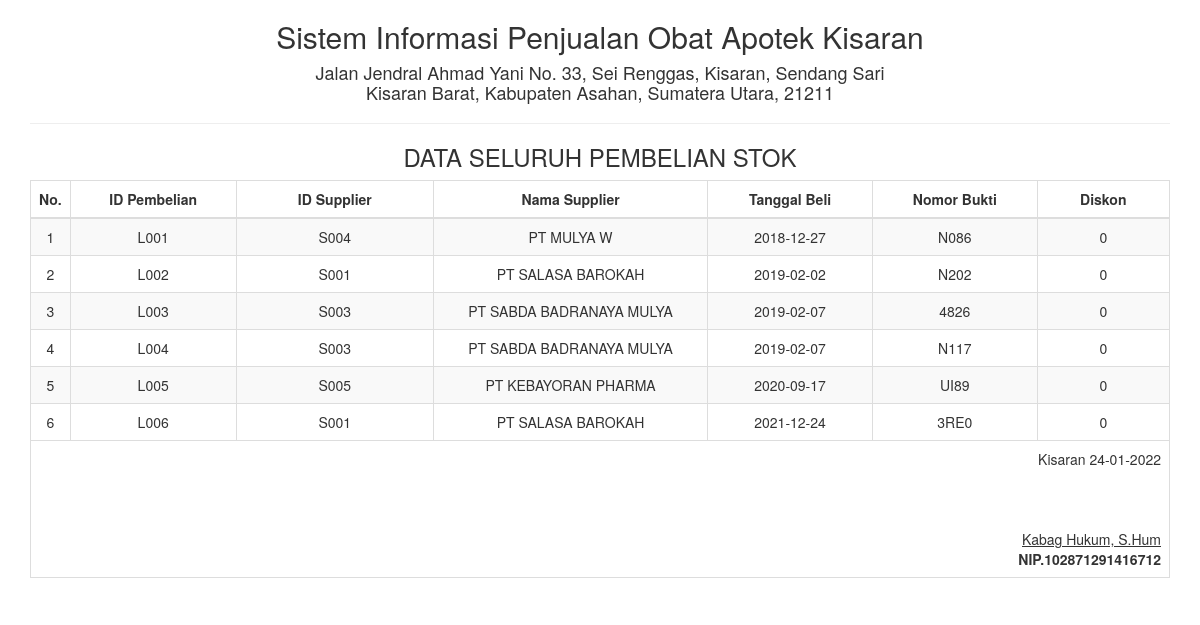
Screenshot of /report/laporan_pembelian.php with the database file from the repository.
### tables this page shows
CREATE TABLE `beli` (
  `id_pembelian` varchar(10) NOT NULL,
  `id_supplier` varchar(10) NOT NULL,
  `nama_supplier` varchar(50) NOT NULL,
  `tgl_beli` date NOT NULL,
  `no_bukti` char(10) DEFAULT NULL,
  `diskon` double NOT NULL
);

### report/laporan_pembelian.php (the view, shortened to what this page needs)
<!DOCTYPE html>
<html>
    <head>
        <link href="../Assets/css/bootstrap.min.css" rel="stylesheet" type="text/css"/>
    </head>
    <body onload="print()">
        <div class="container">
            <div class='row'>
                <div class="col-sm-12">
                    <div class="text-center">
                        <h2>Sistem Informasi Penjualan Obat Apotek Kisaran </h2>
                        <h4>Jalan Jendral Ahmad Yani No. 33, Sei Renggas, Kisaran, Sendang Sari <br> Kisaran Barat, Kabupaten Asahan, Sumatera Utara, 21211</h4>
                        <hr>
                        <h3>DATA SELURUH PEMBELIAN STOK</h3>
                        <table class="table table-bordered table-striped table-hover">
                        <tbody>
                                <thead>
								<tr>
                                <th>No.</th><th width="15%"><center>ID Pembelian</center></th><th width="18%"><center>ID Supplier</center></th><th width="25%"><center>Nama Supplier</center></th><th width="15%"><center>Tanggal Beli</center></th><th width="15%"><center>Nomor Bukti</center></th><th width="15%"><center>Diskon</center></th>
								</tr>
								</thead>
							<tbody>
                            <?php
                            $sql = "SELECT * FROM beli";
                            $query = mysqli_query($koneksi, $sql) or die("SQL Anda Salah");
                            $nomor = 0;
                            while ($data = mysqli_fetch_array($query)) {
                                $nomor++;
                                ?>
                                <tr>
                                    <td><?= $nomor ?></td>
									<td><?= $data['id_pembelian'] ?></td>
                                    <td><?= $data['id_supplier'] ?></td>
                                    <td><?= $data['nama_supplier'] ?></td>
                                    <td><?= $data['tgl_beli'] ?></td>
									<td><?= $data['no_bukti'] ?></td>
									<td><?= $data['diskon'] ?></td>
                                </tr>
                            <?php } ?>
							</tbody>
                        </tbody>
                            <tfoot>
                                <tr>
                                    <td colspan="8" class="text-right">
                                        Kisaran  <?= date("d-m-Y") ?>
                                        <br><br><br><br>
                                        <u>Kabag Hukum, S.Hum<strong></u><br>
                                        NIP.102871291416712
									</td>
								</tr>
							</tfoot>
                        </table>
                    </div>
                </div>
            </div>
    </body>
</html>

### rows the page displays
beli: id_pembelian "L001", id_supplier "S004", nama_supplier "PT MULYA W", tgl_beli "2018-12-27", no_bukti "N086", diskon "0"
beli: id_pembelian "L002", id_supplier "S001", nama_supplier "PT SALASA BAROKAH", tgl_beli "2019-02-02", no_bukti "N202", diskon "0"
beli: id_pembelian "L003", id_supplier "S003", nama_supplier "PT SABDA BADRANAYA MULYA", tgl_beli "2019-02-07", no_bukti "4826", diskon "0"
beli: id_pembelian "L004", id_supplier "S003", nama_supplier "PT SABDA BADRANAYA MULYA", tgl_beli "2019-02-07", no_bukti "N117", diskon "0"
beli: id_pembelian "L005", id_supplier "S005", nama_supplier "PT KEBAYORAN PHARMA", tgl_beli "2020-09-17", no_bukti "UI89", diskon "0"
beli: id_pembelian "L006", id_supplier "S001", nama_supplier "PT SALASA BAROKAH", tgl_beli "2021-12-24", no_bukti "3RE0", diskon "0"
